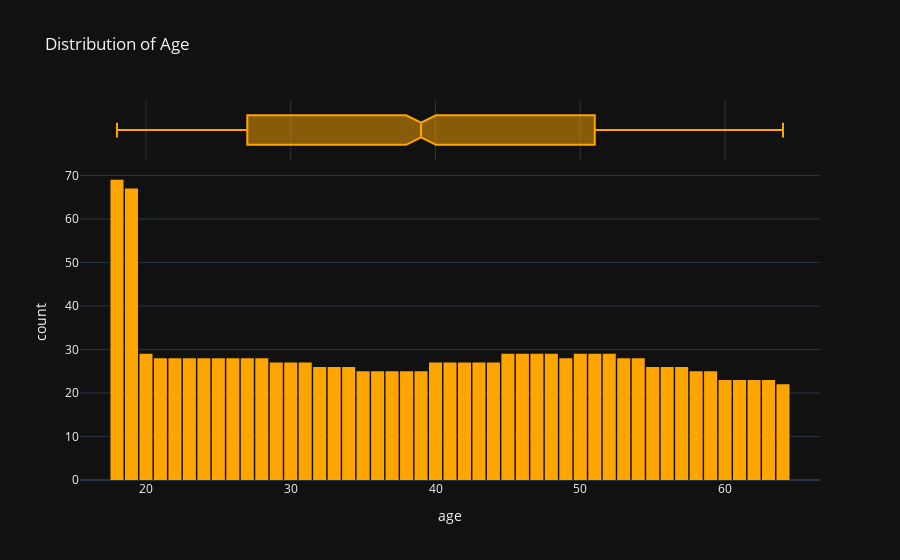

Notebook code for this chart:
### Markdown cell above
### Age
Age
Age is a numeric column. The minimum age in the dataset is 18 and the maximum age is 64. Thus, we can visualize the distribution of age using a histogram with 47 bins (one for each year) and a box plot. We'll use plotly to make the chart interactive, but you can create similar charts using Seaborn.

### Code cell
fig = px.histogram(df, 
                   x='age', 
                   marginal='box', 
                   nbins=47, 
                   title='Distribution of Age',
                  color_discrete_sequence=["orange"])
fig.update_layout(template='plotly_dark')
fig.update_layout(bargap=0.1)
fig.show()

### Figure 1 — Plotly figure (JSON) as saved in the notebook; plotly's stock layout.template omitted (floating-point values rounded to 4 significant figures; data arrays with more than 128 entries replaced by an {"elided": "..."} marker saying what was removed)
{"data": [{"alignmentgroup": "True", "bingroup": "x", "hovertemplate": "age=%{x}<br>count=%{y}<extra></extra>", "legendgroup": "", "marker": {"color": "orange", "pattern": {"shape": ""}}, "name": "", "nbinsx": 47, "offsetgroup": "", "orientation": "v", "showlegend": false, "type": "histogram", "x": {"elided": "1337 int values"}, "xaxis": "x", "yaxis": "y"}, {"alignmentgroup": "True", "hovertemplate": "age=%{x}<extra></extra>", "legendgroup": "", "marker": {"color": "orange"}, "name": "", "notched": true, "offsetgroup": "", "showlegend": false, "type": "box", "x": {"elided": "1337 int values"}, "xaxis": "x2", "yaxis": "y2"}], "layout": {"bargap": 0.1, "barmode": "relative", "legend": {"tracegroupgap": 0}, "title": {"text": "Distribution of Age"}, "xaxis": {"anchor": "y", "domain": [0, 1], "title": {"text": "age"}}, "xaxis2": {"anchor": "y2", "domain": [0, 1], "matches": "x", "showgrid": true, "showticklabels": false}, "yaxis": {"anchor": "x", "domain": [0, 0.8316], "title": {"text": "count"}}, "yaxis2": {"anchor": "x2", "domain": [0.8416, 1], "matches": "y2", "showgrid": false, "showline": false, "showticklabels": false, "ticks": ""}}}
